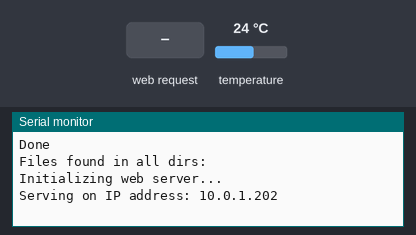
Simulated run of this program. Board: Arduino Mega 2560, built with avr-gcc and run on an emulated ATmega2560. Shown: the last lines printed to the serial monitor. The test bench sets the inputs (shaded band); at power-on: temperature 24 °C. Network time is answered at once with the bench clock; the local clock reads 2024-03-15 10:24:30 at power-on unless the program sets it; storage starts empty.

Above: at 2.2 s.
2.3 s: HTTP request GET /LOGS/ received
At 3.1 s:
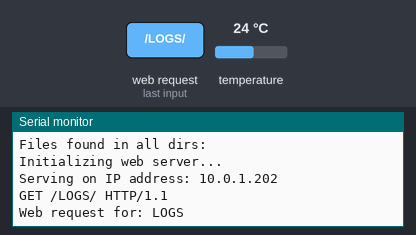
3.8 s: HTTP request GET /TEMP.LOG received
At 4.3 s:
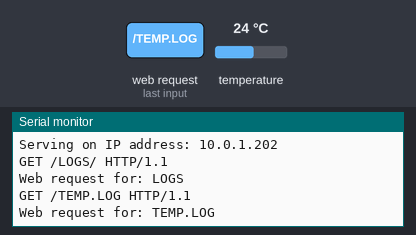
5.3 s: HTTP request GET /PRESSURE.LOG received
At 5.7 s:
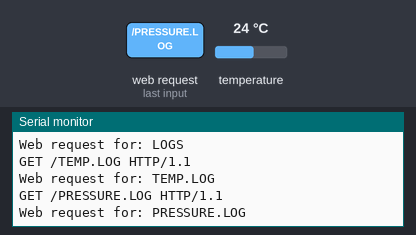
6.8 s: HTTP request GET /WIND.LOG received
At 7.8 s:
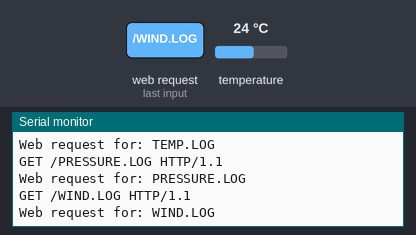
8.3 s: HTTP request GET /RAIN.LOG received
At 9.0 s:
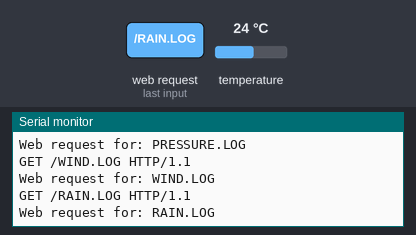
9.8 s: HTTP request GET /INDEX.HTM received
At 9.98 s:
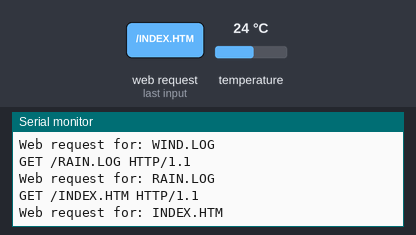

Measured:
- after the input at 2.3 s, the serial monitor: prints a new line at once (image 1)
- after the input at 3.8 s, the serial monitor: prints a new line at once (image 2)
- after the input at 5.3 s, the serial monitor: prints a new line at once (image 3)
- after the input at 6.8 s, the serial monitor: prints a new line at once (image 4)
- after the input at 8.3 s, the serial monitor: prints a new line at once (image 5)
- after the input at 9.8 s, the serial monitor: prints a new line at once (image 6)

The program:

main.cpp
```cpp
#include <SPI.h>
#include <Thread.h>
#include <SD.h>
#include <Ethernet.h>
#include <EthernetUdp.h>
#include <NTPClient.h>
#include <TimeLib.h>
#include <OneWire.h>
#include <DallasTemperature.h>

// ############## Defines ##############

// How big our line buffer should be
#define BUFSIZ 96

#define TEMP_WIRE 7

// store error strings in flash to save RAM
#define error(s) error_P(PSTR(s))

#define SDCARD_CS 4
#define WIZ_CS 10

//  ^^^^^^^^^^^^^ Defines ^^^^^^^^^^^^^

// ############## Vars ##############

Thread sensorReader = Thread();

byte mac[] = { 0xDE, 0xAD, 0xBE, 0xEF, 0xFE, 0xED };
byte ip[] = { 10, 0, 1, 202 };

EthernetServer server(80);

File root;

EthernetUDP ntpUDP;
NTPClient timeClient(ntpUDP);

OneWire oneWire(TEMP_WIRE);
DallasTemperature sensors(&oneWire);

//  ^^^^^^^^^^^^^ Vars ^^^^^^^^^^^^^


void error_P(const char* str)
{
  Serial.print(F("error: "));
  Serial.println(str);

  while(1);
}

void ListFiles(EthernetClient client, uint8_t flags, File dir)
{
    client.println("<ul>");
    while (true)
    {
        File entry = dir.openNextFile();

        // done if past last used entry
        if (! entry)
        {
            // no more files
            break;
        }

        // print any indent spaces
        client.print("<li><a href=\"");
        client.print(entry.name());
        if (entry.isDirectory())
        {
            client.println("/");
        }
        client.print("\">");

        // print file name with possible blank fill
        client.print(entry.name());
        if (entry.isDirectory())
        {
            client.println("/");
        }

        client.print("</a>");

        client.println("</li>");
        entry.close();
    }
    client.println("</ul>");
}

void printDirectory(File dir, int numTabs)
{
   while(true) {
     File entry =  dir.openNextFile();
     if (! entry) {
       // no more files
       break;
     }
     for (uint8_t i=0; i<numTabs; i++) {
       Serial.print('\t');
     }
     Serial.print(entry.name());
     if (entry.isDirectory()) {
       Serial.println("/");
       printDirectory(entry, numTabs+1);
     } else {
       // files have sizes, directories do not
       Serial.print("\t\t");
       Serial.println(entry.size(), DEC);
     }
     entry.close();
   }
}

String printDigits(int digits)
{
    String retval = "";
    // utility for digital clock display: prints preceding colon and leading 0
    if(digits < 10)
        retval += "0";

    retval += digits;
    return retval;
}

void digitalClockDisplay()
{
    // digital clock display of the time
    Serial.print(printDigits(hour()));
    Serial.print(":");
    Serial.print(printDigits(minute()));
    Serial.print(":");
    Serial.print(printDigits(second()));

    Serial.print(" ");
    Serial.print(printDigits(day()));
    Serial.print("/");
    Serial.print(printDigits(month()));
    Serial.print("/");
    Serial.print(year());
}

void sensorCallback()
{
    timeClient.update();
    time_t t = static_cast<time_t>(timeClient.getEpochTime());
    setTime(t);

    Serial.print("Log cycle ");
    digitalClockDisplay();

    String path = "/LOGS/" + String(year());
    path += "/" + String(month());
    path += "/" + String(day());

    if (!SD.exists(path))
        SD.mkdir(path);

    File temps = SD.open(path + "/TEMP.LOG", FILE_WRITE);
    File press = SD.open(path + "/PRESSURE.LOG", FILE_WRITE);
    File wind = SD.open(path + "/WIND.LOG", FILE_WRITE);
    File rain = SD.open(path + "/RAIN.LOG", FILE_WRITE);

    sensors.requestTemperatures();

    float temp = sensors.getTempCByIndex(0);
    Serial.print("Celsius temperature: ");
    Serial.print(temp);
    Serial.print(" ");

    temps.print(printDigits(hour()));
    temps.print(":");
    temps.print(printDigits(minute()));
    temps.print(":");
    temps.print(printDigits(second()));
    temps.print("   ");
    temps.println(temp);

    press.print(printDigits(hour()));
    press.print(":");
    press.print(printDigits(minute()));
    press.print(":");
    press.print(printDigits(second()));
    press.println("   TO_BE_IMPLEMENTED");

    wind.print(printDigits(hour()));
    wind.print(":");
    wind.print(printDigits(minute()));
    wind.print(":");
    wind.print(printDigits(second()));
    wind.println("   TO_BE_IMPLEMENTED");

    rain.print(printDigits(hour()));
    rain.print(":");
    rain.print(printDigits(minute()));
    rain.print(":");
    rain.print(printDigits(second()));
    rain.println("   TO_BE_IMPLEMENTED");

    temps.close();
    press.close();
    wind.close();
    rain.close();

    Serial.print(" logs updated in ");
    Serial.println(path.c_str());
}

void webServerCallback()
{
    char clientline[BUFSIZ];
    char name[17];
    int index = 0;

    EthernetClient client = server.available();
    if (client)
    {
        // reset the input buffer
        index = 0;

        while (client.connected())
        {
            if (client.available())
            {
                char c = client.read();

                // If it isn't a new line, add the character to the buffer
                if (c != '\n' && c != '\r')
                {
                    clientline[index] = c;
                    index++;
                    // are we too big for the buffer? start tossing out data
                    if (index >= BUFSIZ)
                        index = BUFSIZ -1;

                    // continue to read more data!
                    continue;
                }

                // got a \n or \r new line, which means the string is done
                clientline[index] = 0;

                // Print it out for debugging
                Serial.println(clientline);

                // Look for substring such as a request to get the file
                if (strstr(clientline, "GET /") != 0)
                {
                    // this time no space after the /, so a sub-file!
                    char *filename;

                    filename = clientline + 5; // look after the "GET /" (5 chars)  *******
                    // a little trick, look for the " HTTP/1.1" string and
                    // turn the first character of the substring into a 0 to clear it out.
                    (strstr(clientline, " HTTP"))[0] = 0;

                    if(filename[strlen(filename)-1] == '/') {  // Trim a directory filename
                        filename[strlen(filename)-1] = 0;        //  as Open throws error with trailing /
                    }

                    Serial.print(F("Web request for: ")); Serial.println(filename);  // print the file we want

                    File file = SD.open(filename, O_READ);
                    if ( file == 0 )
                    {
                        // Opening the file with return code of 0 is an error in SDFile.open
                        client.println("HTTP/1.1 404 Not Found");
                        client.println("Content-Type: text/html");
                        client.println();
                        client.println("<h2>File Not Found!</h2>");
                        client.println("<br><h3>Couldn't open the File!</h3>");
                        break;
                    }

                    Serial.println("File download begun...");

                    client.println("HTTP/1.1 200 OK");

                    if (String(filename) == "" && SD.exists("/INDEX.HTM"))
                    {
                        // Any non-directory clicked, server will send file to client for download
                        client.println("Content-Type: text/html");
                        client.println();

                        filename = "INDEX.HTM";
                        file = SD.open(filename, O_READ);

                        char file_buffer[16];
                        int avail;
                        while (avail = file.available())
                        {
                            int to_read = min(avail, 16);
                            if (to_read != file.read(file_buffer, to_read))
                                break;

                            client.write(file_buffer, to_read);
                        }
                        file.close();
                        break;
                    }

                    if (file.isDirectory())
                    {
                        Serial.println("is a directory");
                        client.println("Content-Type: text/html");
                        client.println();
                        client.print("<h2>Files in /");
                        client.print(filename);
                        client.println(":</h2>");

                        ListFiles(client,LS_SIZE,file);

                        file.close();
                    }
                    else if (String(filename).endsWith(".LOG") || String(filename).endsWith(".TXT"))
                    {
                        // Any non-directory clicked, server will send file to client for download
                        client.println("Content-Type: text/plain");
                        client.println();
                    }
                    else if (String(filename).endsWith(".HTM") || String(filename).endsWith(".HTML"))
                    {
                        // Any non-directory clicked, server will send file to client for download
                        client.println("Content-Type: text/html");
                        client.println();
                    }
                    else
                    {
                        // Any non-directory clicked, server will send file to client for download
                        client.println("Content-Type: application/octet-stream");
                        client.println();
                    }

                    char file_buffer[16];
                    int avail;
                    while (avail = file.available())
                    {
                        int to_read = min(avail, 16);
                        if (to_read != file.read(file_buffer, to_read))
                            break;

                        client.write(file_buffer, to_read);
                    }
                    file.close();
                }
                else
                {
                    // everything else is a 404
                    client.println("HTTP/1.1 404 Not Found");
                    client.println("Content-Type: text/html");
                    client.println();
                    client.println("<h2>File Not Found!</h2>");
                }
                break;
            }
        }
        // give the web browser time to receive the data
        delay(1);
        client.stop();
    }
}

void setup()
{
    Serial.begin(9600);
    while (!Serial);      // For 32u4 based microcontrollers like 32u4 Adalogger Feather

    //Serial.print(F("Free RAM: ")); Serial.println(FreeRam());

    if (!SD.begin(SDCARD_CS))
    {
        error("card.init failed!");
    }

    root = SD.open("/");
    Serial.println(F("Done"));

    printDirectory(root, 0);

    // Recursive list of all directories
    Serial.println(F("Files found in all dirs:"));
    printDirectory(root, 0);

    Serial.println(F("Initializing web server..."));
    Ethernet.init(WIZ_CS);

    // Give the ethernet module time to boot up
    delay(1000);

    // Start the Ethernet connection
    Ethernet.begin(mac, ip);

    // Print the Ethernet board/shield's IP address to Serial monitor
    Serial.print(F("Serving on IP address: "));
    Serial.println(Ethernet.localIP());
    server.begin();

    // Begin sensor reading thread
    sensorReader.onRun(sensorCallback);
	sensorReader.setInterval(10000);

    timeClient.begin();
}

void loop()
{
	if(sensorReader.shouldRun())
		sensorReader.run();

    webServerCallback();
}
```
